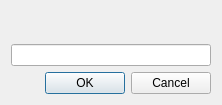
<?xml version="1.0" encoding="UTF-8"?>
<ui version="4.0">
    <class>AutoExpandableDialog</class>
    <widget class="QDialog" name="AutoExpandableDialog">
        <property name="geometry">
            <rect>
                <x>0</x>
                <y>0</y>
                <width>222</width>
                <height>105</height>
            </rect>
        </property>
        <layout class="QVBoxLayout" name="verticalLayout">
            <item>
                <widget class="QLabel" name="textLabel"/>
            </item>
            <item>
                <widget class="QLineEdit" name="textEdit"/>
            </item>
            <item>
                <widget class="QDialogButtonBox" name="buttonBox">
                    <property name="standardButtons">
                        <set>QDialogButtonBox::Cancel|QDialogButtonBox::Ok</set>
                    </property>
                </widget>
            </item>
        </layout>
    </widget>
    <resources/>
    <connections/>
</ui>
